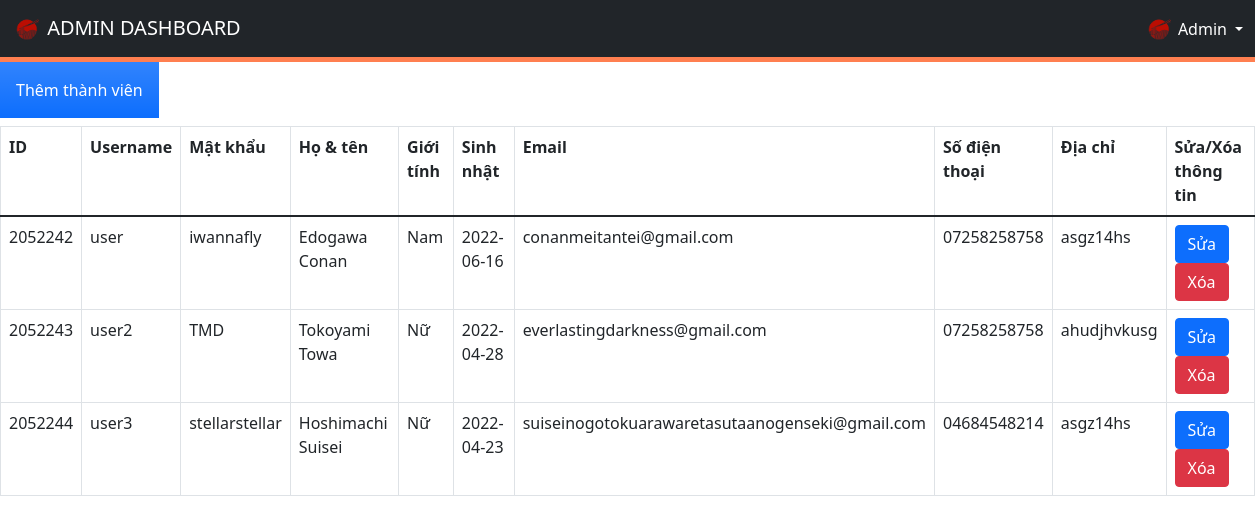
Screenshot of /admin/commentManagement.php with the database file from the repository.
### tables this page shows
CREATE TABLE `user` (
  `id` int(10) UNSIGNED NOT NULL,
  `username` varchar(100) NOT NULL,
  `password` varchar(255) NOT NULL,
  `full_name` varchar(100) NOT NULL,
  `sex` varchar(6) NOT NULL COMMENT 'male, female, other',
  `birthday` date NOT NULL,
  `email` varchar(50) NOT NULL,
  `phone` varchar(15) NOT NULL,
  `address` varchar(255) NOT NULL,
  `active` tinyint(1) NOT NULL DEFAULT 1 COMMENT '0: banned, 1: active'
);

### admin/commentManagement.php (the view, shortened to what this page needs)
<!DOCTYPE html>
<html lang="en">
<head>
  <link href="https://cdnjs.cloudflare.com/ajax/libs/font-awesome/5.9.0/css/all.min.css" rel="stylesheet">
  <link href="https://cdn.jsdelivr.net/npm/bootstrap@5.1.3/dist/css/bootstrap.min.css" rel="stylesheet">
  <link rel="stylesheet" href="admin-styles/styles.css">
</head>
<body>
  <div>
    <?php $IPATH = $_SERVER["DOCUMENT_ROOT"]."/btl-web/admin/";
    include($IPATH."navbar.php");?>
  </div>
    <form method="post" action="memberManagement.php">
      <a href="newMember.php"><input type="button" class="p-3 mb-2 bg-primary bg-gradient text-white" value="Thêm thành viên"></a>
    </form>
      <?php
        include('../config/config.php');
        echo "<table class='table table-bordered'>
                <tr>
                    <th>ID</th>
                    <th>Username</th>
                    <th>Mật khẩu</th>
                    <th>Họ & tên</th>
                    <th>Giới tính</th>
                    <th>Sinh nhật</th>
                    <th>Email</th>
                    <th>Số điện thoại</th>
                    <th>Địa chỉ</th>
                    <th>Sửa/Xóa thông tin</th>
                </tr>
                <tbody>";
        $sql = "SELECT * from user";
        $result = $conn->query($sql);
        if ($result->num_rows > 0) {
          while ($row = $result->fetch_assoc()) {
              $id = $row['id'];
              echo "<tr><td>".$row['id']."</td><td>".$row['username']."</td><td>".$row['password'].
              "</td><td>".$row['full_name']."</td><td>".$row['sex']."</td><td>".$row['birthday']
              ."</td><td>".$row['email']."</td><td>".$row['phone']."</td><td>".$row['address']."</td>
              <td><a href='editMember.php?id=$id' class='btn btn-primary m-r-1em' name='edit'>Sửa</a>
              <a href='deleteMember.php?id=$id' class='btn btn-danger'>Xóa</a></td></tr>";
          }
          echo "</tbody></table>";
        }
      ?>
</body>
</html>

### admin/admin-styles/styles.css (style rules this page uses)
:root { --color: #e74c3c; --border: 5px solid #e74c3c; --gray: #57606f; --bg: rgba(255, 255, 255, 0.3); }

### admin/admin-styles/adminButton.css (style rules this page uses)
* { margin: 0; padding: 0; box-sizing: border-box; outline: none; border: none; text-decoration: none; transition: 0.2s linear; }
:root { --color: #ff7f50; --border: 5px solid #ff7f50; --gray: #57606f; --bg: rgba(255, 255, 255, 0.3); }

### rows the page displays
user: id "2052242", username "user", password "iwannafly", full_name "Edogawa Conan", sex "Nam", birthday "2022-06-16", email "conanmeitantei@gmail.com", phone "07258258758", address "asgz14hs"
user: id "2052243", username "user2", password "TMD", full_name "Tokoyami Towa", sex "Nữ", birthday "2022-04-28", email "everlastingdarkness@gmail.com", phone "07258258758", address "ahudjhvkusg"
user: id "2052244", username "user3", password "stellarstellar", full_name "Hoshimachi Suisei", sex "Nữ", birthday "2022-04-23", email "suiseinogotokuarawaretasutaanogenseki@gmail.com", phone "04684548214", address "asgz14hs"
